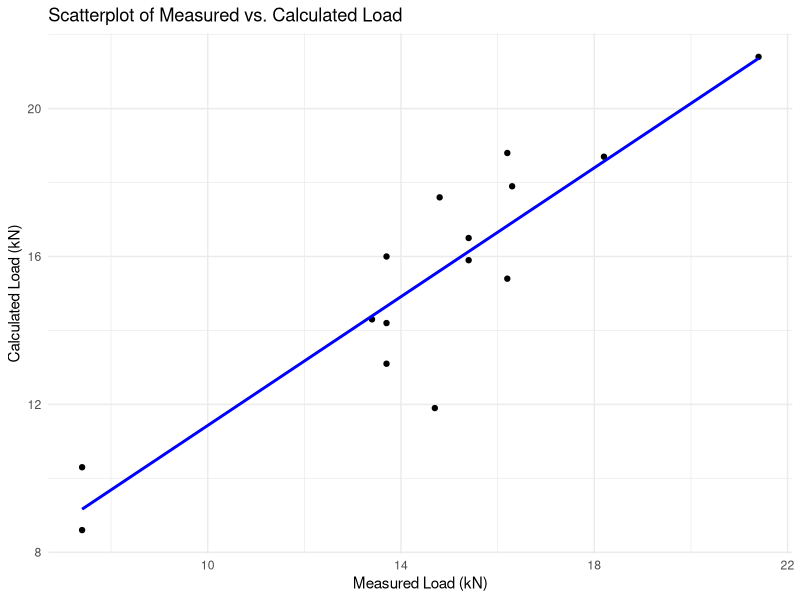

This chart was generated by the following R code:
# Aidan Kiser
# 31 March 2024
# STAT 3010
# Xia
# Assignment 5

# 1.

# load necessary library
library(stats)

# load the dataset from a CSV file
energy <- read.csv("hw5q1.csv", header = TRUE)

# check the first few rows to ensure it's loaded correctly
head(energy)

# 1. (a).

# fit the linear regression model with Energy as the dependent variable
# and Plastics, Paper, Garbage, and Water as independent variables
model <- lm(Energy ~ Plastics + Paper + Garbage + Water, data=energy)

# display a summary of the model to see the coefficients, R-squared, and other statistics
summary(model)

# 1. (b).

# given values for prediction
plastics <- 17.03
paper <- 23.46
garbage <- 32.45
water <- 53.23

# predict the energy content using the specified values
predicted_energy <- predict(model, newdata=data.frame(Plastics=plastics,
                                                      Paper=paper,
                                                      Garbage=garbage, Water=water))

# retrieve the actual energy content for observation #11 from the dataset
actual_energy <- energy$Energy[11]

# calculate the residual for observation #11
residual <- actual_energy - predicted_energy

# print
predicted_energy
residual

# 1. (c).

# to directly access the R-squared value, I use the summary object
r_squared <- summary(model)$r.squared

# print
print(paste("R-squared value:", r_squared))

# 1. (d).

# fit the full model with all predictors
full_model <- lm(Energy ~ Plastics + Paper + Garbage + Water, data=energy)

# perform stepwise regression using AIC as the criterion
stepwise_model <- step(full_model, direction="both")

# summary
summary(stepwise_model)

# 2. 

# load ggplot2 for advanced plotting
library(ggplot2)

# load the dataset
conc <- read.csv("hw5q2.csv", header = TRUE)

# 2. (a).

# create a scatterplot
ggplot(conc, aes(x = Meas, y = Calc)) +
  geom_point() +  # Add points
  theme_minimal() +  # Use a minimal theme
  labs(x = "Measured Load (kN)", y = "Calculated Load (kN)",
       title = "Scatterplot of Measured vs. Calculated Load") +
  geom_smooth(method = "lm", se = FALSE, color = "blue")

# 2. (b).

# calculate the sample correlation coefficient between Meas and Calc
correlation_coefficient <- cor(conc$Meas, conc$Calc)

# print
print(correlation_coefficient)

# 3.

# load the dataset
shear <- read.csv("hw5q3.csv", header = TRUE)

# 3. (a).

# fit the linear model
model3a <- lm(y ~ x1 + x2, data = shear)

# summarize the model
summary(model3a)

# 3. (b).

# fit the linear regression model with an interaction term between x1 and x2
model3b <- lm(y ~ x1 + x2 + x1:x2, data = shear)

# summarize the model
summary(model3b)

# 3. (c).

# fit the linear regression model including the interaction term and the quadratic term for x2
model3c <- lm(y ~ x1 + x2 + I(x1*x2) + I(x2^2), data = shear)

# Summarize the model
summary(model3c)
